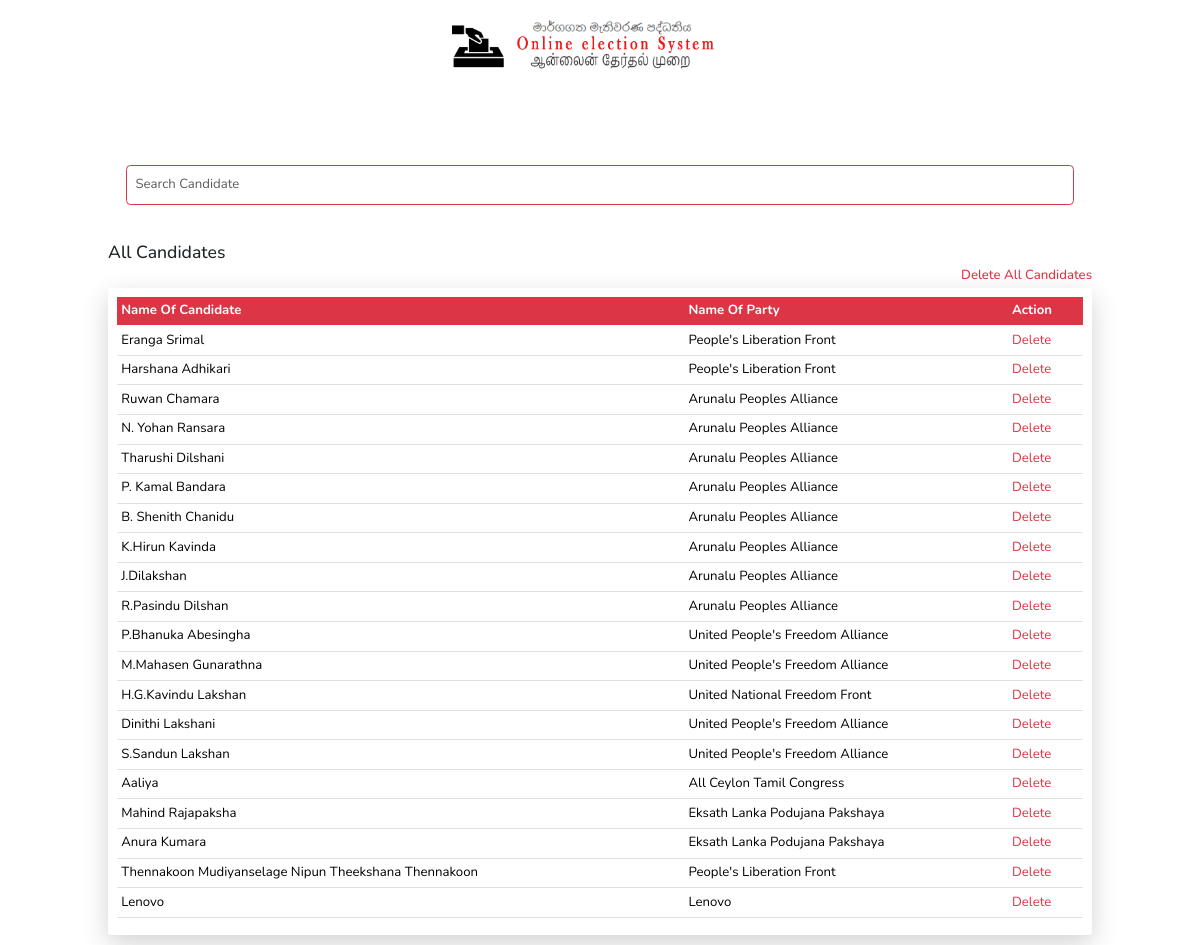
The app's page /admin/all_candidates.php (signed in) with its own data.
### tables this page shows
CREATE TABLE `candidates` (
  `id` int(11) NOT NULL,
  `pid` int(11) NOT NULL,
  `namee` text NOT NULL,
  `names` text NOT NULL,
  `namet` text NOT NULL,
  `number` int(11) NOT NULL,
  `constituency` text NOT NULL
);

CREATE TABLE `parties` (
  `id` int(11) NOT NULL,
  `namee` mediumtext NOT NULL,
  `names` mediumtext NOT NULL,
  `namet` mediumtext NOT NULL,
  `symbol` text NOT NULL
);

### admin/all_candidates.php (the view, shortened to what this page needs)
<?php
include('../database.php');
?>
<!DOCTYPE html>
<html lang="en">
<head>
	<link rel="stylesheet" href="https://cdnjs.cloudflare.com/ajax/libs/font-awesome/5.15.3/css/all.min.css">
    <link rel="stylesheet" href="../assets/css/style.css">
	<link rel="stylesheet" href="../assets/boostrap/css/bootstrap.css">
    <link rel="stylesheet" href="../assets/boostrap/css/bootstrap.min.css">
    <link href="https://cdn.jsdelivr.net/npm/bootstrap@5.3.1/dist/css/bootstrap.min.css" rel="stylesheet">
</head>
<body oncontextmenu = "return false;">
<header>
    <div class="header-1">
        <center><a href="#" class="logo" style = 'color:#fe2121;'>
        <img src = '../assets/images/logo2.png'></a>
    </div>
</header>
<section class="contact">
    <form action='all_candidates.php' method = 'post' style = "border:none;margin-bottom:2%;">
        <input type="text" name = 'name' class="form-control form-control-lg py-3 fs-4 border-danger" placeholder = "Search Candidate">
    </form>
    <h2>All Candidates</h2>
    <a href="'adminprocessing?candidate_del_all=0'">
        <h2 class = "fs-4 text-end text-danger mb-2">Delete all candidates</h2>
        </a>
    <div class="p-3 rounded shadow-lg">
    <table class="table ">
  <thead class="thead-dark">
    <tr>
      <th scope="col" class = 'fs-4 bg-danger text-white'>Name of Candidate</th>
      <th scope="col" class = 'fs-4 bg-danger text-white'>Name of Party</th>
      <th scope="col" class = 'fs-4 bg-danger text-white'>Action</th>
    </tr>
  </thead>
  <tbody>
    <?php
			$sql = "SELECT * FROM parties";
            if(isset($_POST['search_party'])){
                $name = $_POST['name'];
                $sql = "SELECT * FROM candidates WHERE namee LIKE '%{$name}%' OR names LIKE '%{$name}%' OR namet LIKE '%{$name}%'";
            }
            else{
                $sql = "SELECT * FROM candidates";
            }
			$result = $conn->query($sql);
			if ($result->num_rows > 0){
				while($row = $result->fetch_assoc()){
					$id = $row['id'];
					$namee = $row['namee'];
					$pid = $row['pid'];
                    $sqlc = "SELECT * FROM parties WHERE id = {$pid}";
                    $resultc = $conn->query($sqlc);
                    if ($resultc->num_rows > 0){
                        while($rowc = $resultc->fetch_assoc()){
                            $nameep = $rowc['namee'];
                        }
                    }
					echo "
                    <tr class = ''>
                        <td class = 'fs-4'>{$namee}</td>
                        <td class = 'fs-4'>{$nameep}</td>
                        <td class = 'fs-4'><a href = '../adminprocessing?candidate_del_id={$id}' class = \"text-danger\">Delete</a></td>
                    </tr>
                    ";
				}
			}
		?>
  </tbody>
</table>
</div>
</section>
</body>
</html>

### assets/css/style.css (style rules this page uses)
:root { --purple:#9900cf; --black:#2c2c54; }
* { font-family: 'Nunito', sans-serif; margin:0; padding:0; box-sizing: border-box; outline: none; border:none; text-decoration: none; text-transform: capitalize; transition: all .2s linear; }
html { font-size: 62.5%; overflow-x: hidden; scroll-padding-top: 6.5rem; scroll-behavior: smooth; }
section { padding:2rem 9%; }
.header-1 { background:#eee; display: flex; align-items: center; justify-content: space-between; padding:2rem 9%; }
.logo { color:var(--purple); font-weight: bolder; font-size: 3rem; text-decoration:none; }
.contact form { text-align: center; padding:2rem; border:.1rem solid rgba(0,0,0,.3); }
@media (max-width:1200px) { html { font-size: 55%; } }

### admin/all_candidates.php (style rules this page uses)
.header-1 { background:#fff; }
.header-1 img { width:30%; }
.contact { margin-top:5vh;align-items: center;justify-content: center; }
a { text-decoration:none; }
.form-control , .btn { border:1px solid #9C53A0; }

### records on screen
candidates: namee "Eranga Srimal", parties.namee "People's Liberation Front"
candidates: namee "Harshana Adhikari", parties.namee "People's Liberation Front"
candidates: namee "Ruwan Chamara", parties.namee "Arunalu Peoples Alliance"
candidates: namee "N. Yohan Ransara", parties.namee "Arunalu Peoples Alliance"
candidates: namee "Tharushi Dilshani", parties.namee "Arunalu Peoples Alliance"
candidates: namee "P. Kamal Bandara", parties.namee "Arunalu Peoples Alliance"
candidates: namee "B. Shenith Chanidu", parties.namee "Arunalu Peoples Alliance"
candidates: namee "K.Hirun Kavinda", parties.namee "Arunalu Peoples Alliance"
candidates: namee "J.dilakshan", parties.namee "Arunalu Peoples Alliance"
candidates: namee "R.pasindu Dilshan", parties.namee "Arunalu Peoples Alliance"
candidates: namee "P.bhanuka Abesingha", parties.namee "United People's Freedom Alliance"
candidates: namee "M.mahasen Gunarathna", parties.namee "United People's Freedom Alliance"
candidates: namee "H.g.kavindu Lakshan", parties.namee "United National Freedom Front"
candidates: namee "Dinithi Lakshani", parties.namee "United People's Freedom Alliance"
candidates: namee "S.sandun Lakshan", parties.namee "United People's Freedom Alliance"
candidates: namee "Aaliya", parties.namee "All Ceylon Tamil Congress"
candidates: namee "Mahind Rajapaksha", parties.namee "Eksath Lanka Podujana Pakshaya"
candidates: namee "Anura Kumara", parties.namee "Eksath Lanka Podujana Pakshaya"
candidates: namee "Thennakoon Mudiyanselage Nipun Theekshana Thennakoon", parties.namee "People's Liberation Front"
candidates: namee "Lenovo", parties.namee "Lenovo"
